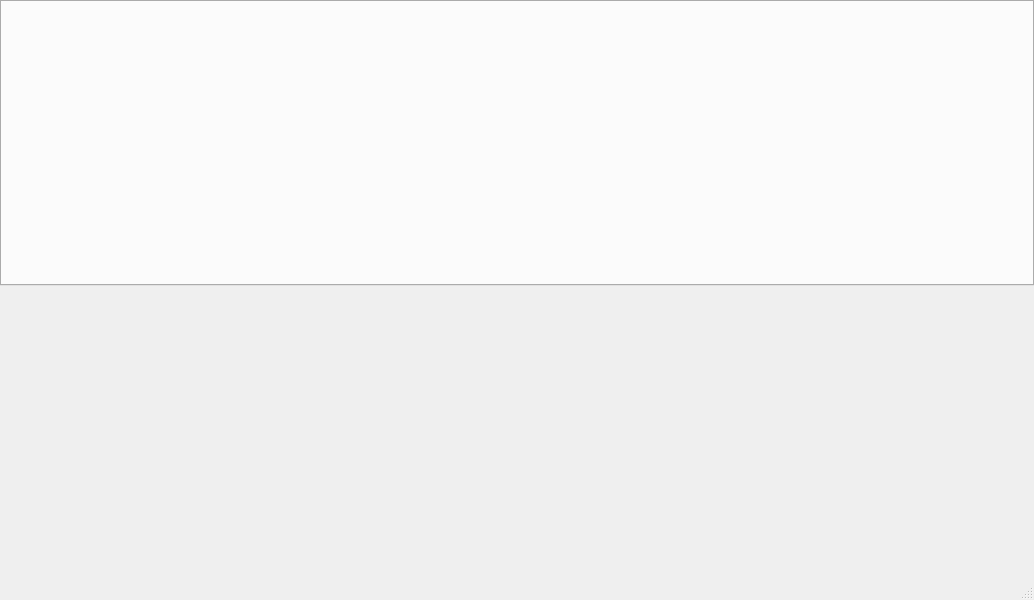
<?xml version="1.0" encoding="UTF-8"?>
<ui version="4.0">
 <class>Nedrysoft::Core::MainWindow</class>
 <widget class="QMainWindow" name="Nedrysoft::Core::MainWindow">
  <property name="geometry">
   <rect>
    <x>0</x>
    <y>0</y>
    <width>1034</width>
    <height>600</height>
   </rect>
  </property>
  <property name="windowTitle">
   <string>Pingnoo</string>
  </property>
  <property name="documentMode">
   <bool>false</bool>
  </property>
  <property name="unifiedTitleAndToolBarOnMac">
   <bool>false</bool>
  </property>
  <widget class="QWidget" name="centralwidget">
   <layout class="QVBoxLayout" name="verticalLayout">
    <property name="leftMargin">
     <number>0</number>
    </property>
    <property name="topMargin">
     <number>0</number>
    </property>
    <property name="rightMargin">
     <number>0</number>
    </property>
    <property name="bottomMargin">
     <number>0</number>
    </property>
    <item>
     <widget class="Nedrysoft::Ribbon::RibbonWidget" name="ribbonBar">
      <property name="sizePolicy">
       <sizepolicy hsizetype="Expanding" vsizetype="Expanding">
        <horstretch>0</horstretch>
        <verstretch>0</verstretch>
       </sizepolicy>
      </property>
      <property name="styleSheet">
       <string notr="true"/>
      </property>
      <property name="currentIndex">
       <number>-1</number>
      </property>
     </widget>
    </item>
    <item>
     <widget class="QSplitter" name="splitter">
      <property name="orientation">
       <enum>Qt::Vertical</enum>
      </property>
      <property name="childrenCollapsible">
       <bool>false</bool>
      </property>
      <widget class="Nedrysoft::Core::EditorManagerTabWidget" name="editorTabWidget">
       <property name="currentIndex">
        <number>-1</number>
       </property>
       <property name="documentMode">
        <bool>true</bool>
       </property>
      </widget>
     </widget>
    </item>
   </layout>
  </widget>
  <widget class="QMenuBar" name="menubar">
   <property name="geometry">
    <rect>
     <x>0</x>
     <y>0</y>
     <width>1034</width>
     <height>24</height>
    </rect>
   </property>
   <property name="defaultUp">
    <bool>false</bool>
   </property>
  </widget>
  <widget class="QStatusBar" name="statusbar"/>
 </widget>
 <customwidgets>
  <customwidget>
   <class>Nedrysoft::Ribbon::RibbonWidget</class>
   <extends>QTabWidget</extends>
   <header>RibbonWidget</header>
   <container>1</container>
  </customwidget>
  <customwidget>
   <class>Nedrysoft::Core::EditorManagerTabWidget</class>
   <extends>QTabWidget</extends>
   <header>EditorManagerTabWidget.h</header>
   <container>1</container>
  </customwidget>
 </customwidgets>
 <resources>
  <include location="RibbonIcons.qrc"/>
 </resources>
 <connections/>
 <slots>
  <slot>onCutButtonClicked()</slot>
 </slots>
</ui>
